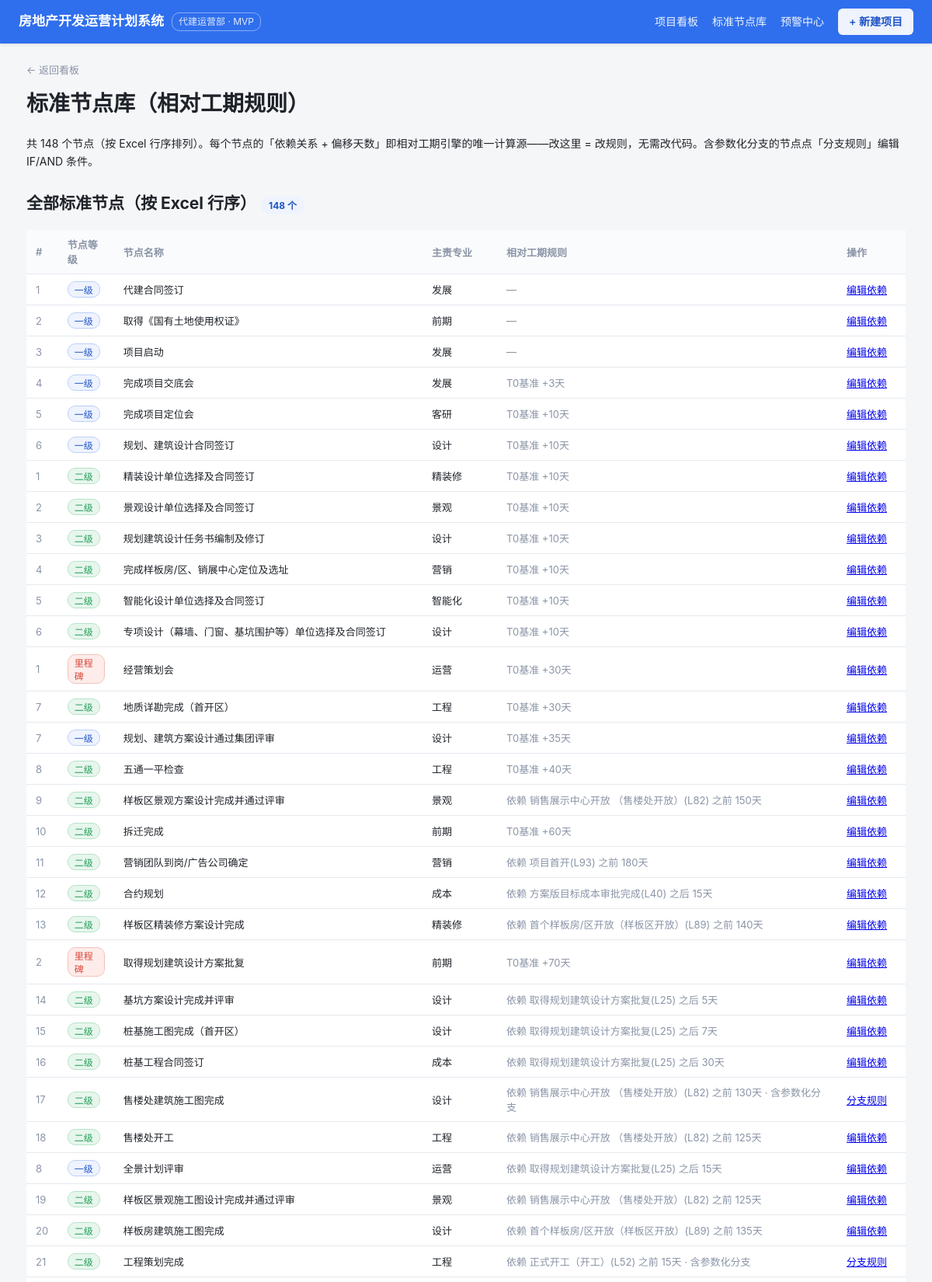
Page /std-nodes (upper part) on the committed database.
### tables this page shows
CREATE TABLE "std_node" ("id" INTEGER PRIMARY KEY, "excel_row" INTEGER, "level" TEXT, "seq" INTEGER, "name" TEXT, "profession_id" INTEGER, "deliverable" TEXT, "support_doc" TEXT, "duration" INTEGER, "tmpl_finish_formula" TEXT, "depend_row" INTEGER, "offset_days" INTEGER, "base_is_t0" INTEGER, "has_condition" INTEGER, "version_no" INTEGER);

CREATE TABLE "profession" ("id" INTEGER PRIMARY KEY, "code" TEXT, "name" TEXT, "remark" TEXT);

### app/app.py (the view)
@app.route("/std-nodes")
def std_nodes():
    con = db(); cur = con.cursor()
    cur.execute("SELECT id,excel_row,level,seq,name,profession_id,tmpl_finish_formula,depend_row,offset_days,base_is_t0 FROM std_node ORDER BY excel_row")
    nodes = cur.fetchall()
    cur.execute("SELECT id,name FROM profession")
    prof = {r["id"]: r["name"] for r in cur.fetchall()}
    cur.execute("SELECT id,excel_row,level,seq,name FROM std_node")
    node_meta = {r["id"]: r for r in cur.fetchall()}
    cur.execute("SELECT std_node_id,depend_row,offset_days,base_is_t0,direction,depend_std_node_id FROM std_node_dependency")
    deps = {(r["std_node_id"]): r for r in cur.fetchall()}
    cur.execute("SELECT DISTINCT std_node_id FROM std_node_rule")
    rule_ids = {r["std_node_id"] for r in cur.fetchall()}
    cur.close(); con.close()
    for n in nodes:
        n["prof"] = prof.get(n["profession_id"], "—")
        dp = deps.get(n["id"])
        if dp:
            if dp["base_is_t0"]:
                n["dep_desc"] = "T0基准" + (f" +{dp['offset_days']}天" if dp["offset_days"] else "")
            else:
                dn = node_meta.get(dp["depend_std_node_id"])
                dname = dn["name"] if dn else f"L{dp['depend_row']}"
                n["dep_desc"] = (f"依赖 {dname}(L{dp['depend_row']}) "
                                 f"{dp['direction']} {abs(dp['offset_days'])}天")
        else:
            n["dep_desc"] = "—"
        if n["id"] in rule_ids:
            n["dep_desc"] += " · 含参数化分支"
    return render_template("std_nodes.html", nodes=nodes, rule_ids=rule_ids, total=len(nodes))

### app/app.py (called while the page is built)
def db():
    return get_conn()

### db/dbconn.py (called while the page is built, shortened)
def _dict_factory(cursor, row):
    return {col[0]: row[i] for i, col in enumerate(cursor.description)}

def get_conn():
    con = sqlite3.connect(SQLITE_PATH, check_same_thread=False)
    con.row_factory = _dict_factory
    con.execute("PRAGMA journal_mode=DELETE")
    con.execute("PRAGMA busy_timeout=5000")
    return con

### app/templates/std_nodes.html (shortened to what this page needs)
<meta charset="UTF-8">{% extends "base.html" %}
{% block content %}
<a class="back" href="{{ url_for('dashboard') }}">← 返回看板</a>
<h1 style="margin-top:10px">标准节点库（相对工期规则）</h1>
<div class="lead">共 {{ total }} 个节点（按 Excel 行序排列）。每个节点的「依赖关系 + 偏移天数」即相对工期引擎的唯一计算源——改这里 = 改规则，无需改代码。含参数化分支的节点点「分支规则」编辑 IF/AND 条件。</div>
<div class="section">
  <h2>全部标准节点（按 Excel 行序）<span class="pill">{{ total }} 个</span></h2>
  <table>
    <thead><tr>
      <th style="width:40px">#</th>
      <th style="width:72px">节点等级</th>
      <th>节点名称</th>
      <th style="width:96px">主责专业</th>
      <th>相对工期规则</th>
      <th style="width:88px">操作</th>
    </tr></thead>
    <tbody>
    {% for n in nodes %}
      <tr>
        <td class="muted">{{ n.seq or '—' }}</td>
        <td>{% if n.level %}<span class="lvtag lv-{{ n.level }}">{{ n.level }}</span>{% else %}—{% endif %}</td>
        <td>{{ n.name }}</td>
        <td>{{ n.prof }}</td>
        <td class="muted">{{ n.dep_desc }}</td>
        <td>
          {% if n.id in rule_ids %}
            <a href="{{ url_for('edit_std_node_rules', nid=n.id) }}">分支规则</a>
          {% else %}
            <a href="{{ url_for('edit_std_node', nid=n.id) }}">编辑依赖</a>
          {% endif %}
        </td>
      </tr>
    {% endfor %}
    </tbody>
  </table>
</div>
{% endblock %}

### app/static/style.css (style rules this page uses)
:root { --bg: #f5f6f8; --panel: #ffffff; --ink: #1f2329; --muted: #8a94a6; --line: #e6e9ef; --brand: #2f6fed; --brand-d: #1f54c4; --ok: #1f9d55; --warn: #e8820c; --crit: #d9483b; }
* { box-sizing: border-box; }
html, body { margin: 0; padding: 0; }
body { font-family: -apple-system, "Segoe UI", "PingFang SC", "Microsoft YaHei", sans-serif; background: var(--bg); color: var(--ink); font-size: 14px; line-height: 1.6; }
table { width: 100%; border-collapse: collapse; background: var(--panel); margin-top: 14px; }
th, td { text-align: left; padding: 9px 12px; border-bottom: 1px solid var(--line); font-size: 13px; }
th { background: #fafbfc; color: var(--muted); font-weight: 600; }
.muted { color: var(--muted); }
.pill { display: inline-block; font-size: 12px; color: var(--brand-d); background: #eef3fe; padding: 2px 10px; border-radius: 10px; margin-left: 6px; }
.section { margin: 26px 0; }
.back { color: var(--muted); text-decoration: none; font-size: 13px; }
.lvtag { display: inline-block; font-size: 12px; padding: 1px 8px; border-radius: 10px; border: 1px solid; }
.lv-里程碑 { color: var(--crit); border-color: #f3c2bc; background: #fdecea; }
.lv-一级 { color: var(--brand-d); border-color: #bcd0f7; background: #eef3fe; }
.lv-二级 { color: var(--ok); border-color: #b6e3c8; background: #e7f6ed; }

### rows in the picture
std_node: seq "1", level "一级", name "代建合同签订", prof "发展", dep_desc "—"
std_node: seq "2", level "一级", name "取得《国有土地使用权证》", prof "前期", dep_desc "—"
std_node: seq "3", level "一级", name "项目启动", prof "发展", dep_desc "—"
std_node: seq "4", level "一级", name "完成项目交底会", prof "发展", dep_desc "T0基准 +3天"
std_node: seq "5", level "一级", name "完成项目定位会", prof "客研", dep_desc "T0基准 +10天"
std_node: seq "6", level "一级", name "规划、建筑设计合同签订", prof "设计", dep_desc "T0基准 +10天"
std_node: seq "1", level "二级", name "精装设计单位选择及合同签订", prof "精装修", dep_desc "T0基准 +10天"
std_node: seq "2", level "二级", name "景观设计单位选择及合同签订", prof "景观", dep_desc "T0基准 +10天"
std_node: seq "3", level "二级", name "规划建筑设计任务书编制及修订", prof "设计", dep_desc "T0基准 +10天"
std_node: seq "4", level "二级", name "完成样板房/区、销展中心定位及选址", prof "营销", dep_desc "T0基准 +10天"
std_node: seq "5", level "二级", name "智能化设计单位选择及合同签订", prof "智能化", dep_desc "T0基准 +10天"
std_node: seq "6", level "二级", name "专项设计（幕墙、门窗、基坑围护等）单位选择及合同签订", prof "设计", dep_desc "T0基准 +10天"
std_node: seq "1", level "里程碑", name "经营策划会", prof "运营", dep_desc "T0基准 +30天"
std_node: seq "7", level "二级", name "地质详勘完成（首开区）", prof "工程", dep_desc "T0基准 +30天"
std_node: seq "7", level "一级", name "规划、建筑方案设计通过集团评审", prof "设计", dep_desc "T0基准 +35天"
std_node: seq "8", level "二级", name "五通一平检查", prof "工程", dep_desc "T0基准 +40天"
std_node: seq "9", level "二级", name "样板区景观方案设计完成并通过评审", prof "景观", dep_desc "依赖 销售展示中心开放 （售楼处开放）(L82) 之前 150天"
std_node: seq "10", level "二级", name "拆迁完成", prof "前期", dep_desc "T0基准 +60天"
std_node: seq "11", level "二级", name "营销团队到岗/广告公司确定", prof "营销", dep_desc "依赖 项目首开(L93) 之前 180天"
std_node: seq "12", level "二级", name "合约规划", prof "成本", dep_desc "依赖 方案版目标成本审批完成(L40) 之后 15天"
std_node: seq "13", level "二级", name "样板区精装修方案设计完成", prof "精装修", dep_desc "依赖 首个样板房/区开放（样板区开放）(L89) 之前 140天"
std_node: seq "2", level "里程碑", name "取得规划建筑设计方案批复", prof "前期", dep_desc "T0基准 +70天"
std_node: seq "14", level "二级", name "基坑方案设计完成并评审", prof "设计", dep_desc "依赖 取得规划建筑设计方案批复(L25) 之后 5天"
std_node: seq "15", level "二级", name "桩基施工图完成（首开区）", prof "设计", dep_desc "依赖 取得规划建筑设计方案批复(L25) 之后 7天"
std_node: seq "16", level "二级", name "桩基工程合同签订", prof "成本", dep_desc "依赖 取得规划建筑设计方案批复(L25) 之后 30天"
std_node: seq "17", level "二级", name "售楼处建筑施工图完成", prof "设计", dep_desc "依赖 销售展示中心开放 （售楼处开放）(L82) 之前 130天 · 含参数化分支"
std_node: seq "18", level "二级", name "售楼处开工", prof "工程", dep_desc "依赖 销售展示中心开放 （售楼处开放）(L82) 之前 125天"
std_node: seq "8", level "一级", name "全景计划评审", prof "运营", dep_desc "依赖 取得规划建筑设计方案批复(L25) 之后 15天"
std_node: seq "19", level "二级", name "样板区景观施工图设计完成并通过评审", prof "景观", dep_desc "依赖 销售展示中心开放 （售楼处开放）(L82) 之前 125天"
std_node: seq "20", level "二级", name "样板房建筑施工图完成", prof "设计", dep_desc "依赖 首个样板房/区开放（样板区开放）(L89) 之前 135天"
std_node: seq "21", level "二级", name "工程策划完成", prof "工程", dep_desc "依赖 正式开工（开工）(L52) 之前 15天 · 含参数化分支"

### other values in the picture
{{ total }} "148"
